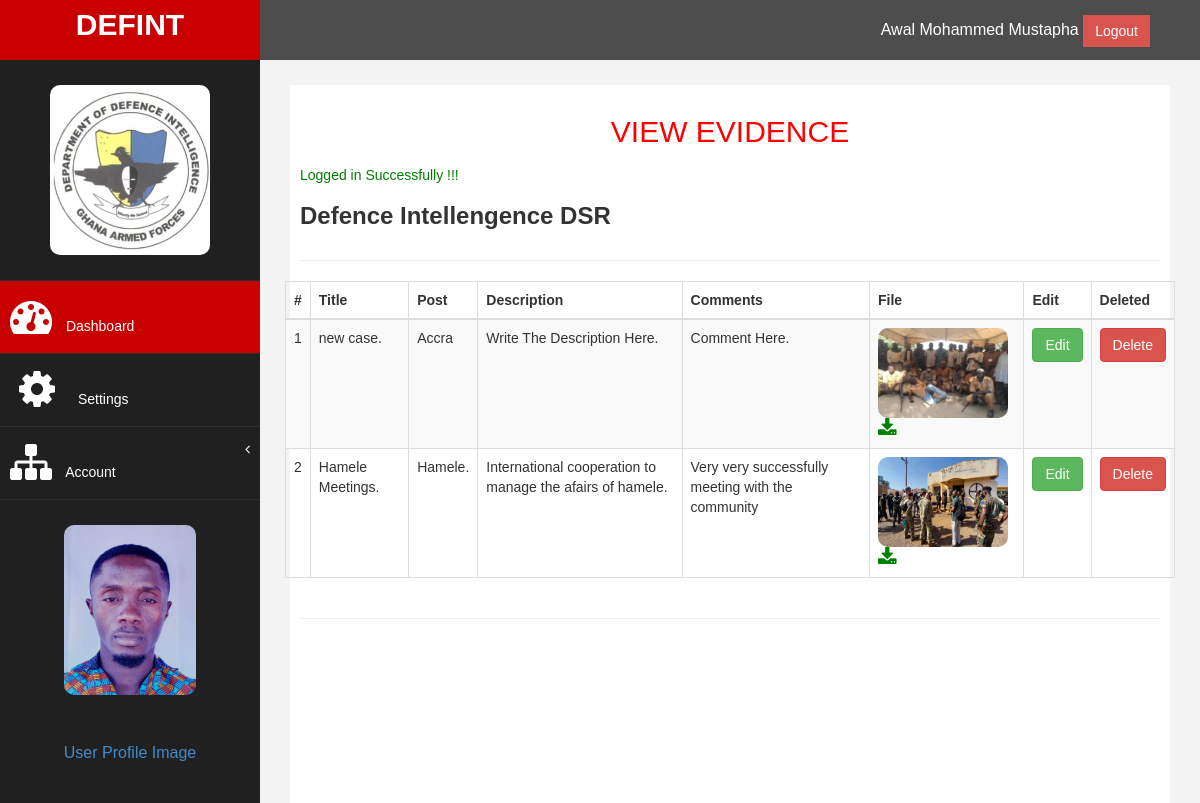
/viewEvidence.php (signed in), run on the app's committed database.
### tables this page shows
CREATE TABLE `users` (
  `id` int(11) NOT NULL,
  `fName` varchar(50) NOT NULL,
  `lName` varchar(50) NOT NULL,
  `otherName` varchar(50) NOT NULL,
  `email` varchar(50) NOT NULL,
  `nia` varchar(50) NOT NULL,
  `regimentalNo` varchar(50) NOT NULL,
  `number` varchar(50) NOT NULL,
  `password` varchar(250) NOT NULL,
  `gender` varchar(5) NOT NULL,
  `region` varchar(50) NOT NULL,
  `subDivision` varchar(50) NOT NULL,
  `rank` varchar(50) NOT NULL,
  `profile_img` varchar(64) NOT NULL,
  `created_at` datetime NOT NULL,
  `about` longtext NOT NULL
);

CREATE TABLE `proof` (
  `id` int(11) NOT NULL,
  `title` varchar(50) NOT NULL,
  `post` varchar(50) NOT NULL,
  `file_url` varchar(50) NOT NULL,
  `description` varchar(250) NOT NULL,
  `comment` varchar(250) NOT NULL,
  `email` varchar(50) NOT NULL,
  `created_at` date NOT NULL DEFAULT current_timestamp()
);

### config/DatabaseConnection.php (called while the page is built, shortened)
<?php
class DatabaseConnection
{
    public function __construct()
    {
      $conn=new mysqli(BD_HOST,BD_USER,BD_PASSWORD,BD_DATABASE);
        return $this->conn=$conn;
     }
}
?>

### controllers/AuthenticationController.php (called while the page is built, shortened)
<?php
class AuthenticationController
{
    public function __construct()
    {
        $db=new DatabaseConnection;
        $this->conn=$db->conn;
    }
public function AuthUserDetail()
{
    $checkAuth=$this->checkIsLoggedIn();
    if($checkAuth){
    $user_id= $_SESSION['auth_user']['user_id'];
    $getUserData=" SELECT * FROM users WHERE id='$user_id' LIMIT 1";
    $result=$this->conn->query($getUserData);
     if($result->num_rows > 0){
       $data=$result->fetch_assoc();
       return $data;
     } else{
        redirect("<h4>Something Went wong </h4>","login.php");
     }
    }else{
        return false;
    }
}
private function checkIsLoggedIn()
{
  if(!isset($_SESSION['authenticated'])){
redirect("<h4 style='color:red;' >Login to Access the page</h4>","login.php");
   return false;
  } else{
return true;
  }
}
}
?>

### controllers/ProofController.php (called while the page is built, shortened)
<?php
class ProofController
{
    public function __construct()
    {
        $db=new DatabaseConnection;
        $this->conn=$db->conn;
    }
    public function index($email)
    {
        $email=validateInput($this->conn,$email);
        $proofQry="SELECT * FROM proof WHERE email='$email' order by id desc";
        $result=$this->conn->query($proofQry);
        if($result->num_rows > 0)
        {
            return $result;
        } else
        {
            return false;
        }
    }
}
?>

### config/app.php (called while the page is built, shortened)
<?php
include_once('DatabaseConnection.php');
function validateInput($dbcon,$input)
{
   return  mysqli_real_escape_string($dbcon,$input);
}
?>

### viewEvidence.php (the view, shortened to what this page needs)
<?php
include_once('controllers/ProofController.php');
include('include/header.php')
?>
<?php
include('include/sidebar.php')
?>
  <div id="page-wrapper" >
            <div id="page-inner">
                <div class="row">
                    <div class="col-md-12">
                        <div>
                          <h2 style="margin:20px; font-family: sans-serif; text-align:center; text-transform: uppercase;">View Evidence</h2>
                       </div>
                       <?php  include('include/message.php'); ?>
                       <h3><strong>Defence Intellengence DSR</strong> </h3>
                    </div>
                </div>
                  <hr />
                <div class="row">
      <div class="card-body">
          <div class="table-responsive">
            <table class="table table-striped table-bordered" width="100%" cellspacing="0">
                <thead>
                    <tr>
                       <th>#</th>
                       <th>Title</th>
                       <th>Post</th>
                       <th>Description</th>
                       <th>Comments</th>
                       <th>File</th>
                       <th>Edit</th>
                       <th>Deleted</th>
                    </tr>
                </thead>
                <tbody>
                <?php
                    $i=1;
                    $proof=new ProofController;
                    $email = $data['email'];
                    $result=$proof->Index($email);
                    if($result)
                    {
                        foreach($result as $row )
                        {
                            ?>
                             <tr>
                       <td><?=  $i++ ?></td>
                        <td><?= $row['title'] ?></td>
                        <td><?= $row['post'] ?></td>
                        <td><?= $row['description'] ?></td>
                        <td> <?= $row['comment'] ?></td>
                        <td>
                        <a style="border-radius:10px" href="files/<?= $row['file_url'] ?>" download>
                        <img style="border-radius:10px" src="files/<?= $row['file_url'] ?>" width="130" height="90"/><i class="fa fa-download" style="font-size:20px;color:green"></i>
                        </a></td>
                        <td>
                                        <a href="editProof.php?id=<?= $row['id'] ?>" class="btn btn-success">Edit</a></td>
                                    <td>
                                        <form action="codes/proof_code.php" method="POST">
                                            <button type="submit" name="deleteProof" value="<?= $row['id'] ?>" class="btn btn-danger">Delete</button>
                                        </form>
                                    </td>
                    </tr>
                                <?php
                        }
                     } else
                       {
                        echo " No Records Found ";
                       }
                     ?>
                </tbody>
            </table>
          </div>
        </div>
                </div>
                <hr />
<?php
include('include/footer.php')
?>

### include/sidebar.php (shortened to what this page needs)
<?php
include('config/app.php');
include_once('controllers/AuthenticationController.php');
$authenticated=new AuthenticationController;
$data = $authenticated->authUserDetail();
?>
<body>
    <div id="wrapper">
        <nav class="navbar navbar-default navbar-cls-top " role="navigation" style="margin-bottom: 0">
            <div class="navbar-header">
                <a class="navbar-brand" href="home.php">DEFINT</a>
            </div>
  <div style="color: white;
padding: 15px 50px 5px 50px;
float: right;
font-size: 16px;"> <form action="" method="POST">
                        <?= $_SESSION['auth_user']['user_fname']." ".$_SESSION['auth_user']['user_lname']." "; ?>     <button type="submit" class="btn btn-danger square-btn-adjust" name="logout">Logout</button>
                        </form>  </div>
</nav>
                <nav class="navbar-default navbar-side" role="navigation">
            <div class="sidebar-collapse">
                <ul class="nav" id="main-menu">
				<li class="text-center">
                    <img src="image/logo.jpeg" class="user-image img-responsive"/>
					</li>
                    <li>
                        <a class="active-menu"  href="home.php"><i class="fa fa-dashboard fa-3x"></i> Dashboard</a>
                    </li>
                    <li>
                        <a  href="settings.php"><i class="fa fa-cog fa-spin fa-3x fa-fw"></i> Settings</a>
                    </li>
                   <li>
                        <a href="#"><i class="fa fa-sitemap fa-3x"></i> Account<span class="fa arrow"></span></a>
                      </li>
                </ul>
            </div>
            <div>
            <?php
                $image=$data['profile_img'];
                if(empty($image))
                {
                   ?>
                  <img src="https://bootdey.com/img/Content/avatar/avatar7.png" alt="..." class="user-image img-responsive">
                <?php
                    }
                    else
                    {
                        ?>
                        <img src="files/<?=$data['profile_img'] ?>" alt="..." class="user-image img-responsive"/>
                        <?php
                    }
                ?>
            <p style="color:white; text-align:center;"><a href="viewProfile.php"> User Profile Image</a></p>
            </div>
        </nav>

### assets/css/custom.css (style rules this page uses)
body { font-family: 'Open Sans', sans-serif; }
#wrapper { width: 100%; background:#202020; }
#page-wrapper { padding: 15px 15px; min-height: 600px; background:#F3F3F3; }
#page-inner { width:100%; margin:10px 20px 10px 0px; background-color:#fff!important; padding:10px; min-height:1200px; }
.text-center { text-align:center; }
h2 { color: #f00; }
.square-btn-adjust { border: 0px solid transparent; -webkit-border-radius: 0px; -moz-border-radius: 0px; border-radius: 0px; }
p { font-size:16px; line-height:25px; padding-top:20px; }
.user-image { margin: 25px auto; -webkit-border-radius: 10px; -moz-border-radius: 10px; border-radius: 10px; max-height:170px; max-width:170px; }
.navbar-cls-top .navbar-brand { color: #fff; background: #C90000; width: 260px; text-align: center; height: 60px; font-size: 30px; font-weight: 700; }
.active-menu { background-color:#C90000!important; }
.arrow { float: right; }
.fa.arrow:before { content: "\f104"; }
.sidebar-collapse , .sidebar-collapse .nav { background:none; }
.sidebar-collapse .nav { padding:0; }
.sidebar-collapse .nav > li > a { color:#fff; background:#202020; text-shadow:none; }
.sidebar-collapse > .nav > li > a { padding:15px 10px; }
.sidebar-collapse > .nav > li { border-bottom: 1px solid rgba(107, 108, 109, 0.19); }
.navbar-side { border:none; background-color: #202020; }
.navbar-cls-top { background:#4D4D4D; border-bottom:none; }
.navbar-default { border:0px solid black; }
.navbar-header { background: #A70303; }
.nav > li > a > i { margin-right:10px; }
@media (min-width:768px) { #page-wrapper { margin: 0 0 0 260px; padding: 15px 30px; min-height: 1200px; } }
@media (min-width:768px) { .navbar-side { z-index: 1; position: absolute; width: 260px; } }
@media (min-width:768px) { .navbar { border-radius: 0px; } }

### viewEvidence.php (style rules this page uses)
body { font-family: sans-serif; }

### data on the page
users: profile_img (picture)
proof: title "new case.", post "Accra", description "Write The Description Here.", comment "Comment Here.", file_url (picture), $row['id'] 8 (drawn)
proof: title "Hamele Meetings.", post "Hamele.", description "International cooperation to manage the afairs of hamele.", comment "Very very successfully meeting with the community", file_url (picture), $row['id'] 6 (drawn)

### other printed values
$_SESSION['auth_user']['user_fname'] "Awal"
$_SESSION['auth_user']['user_lname'] "Mohammed Mustapha"
$_SESSION['message'] "Logged in Successfully !!!"
